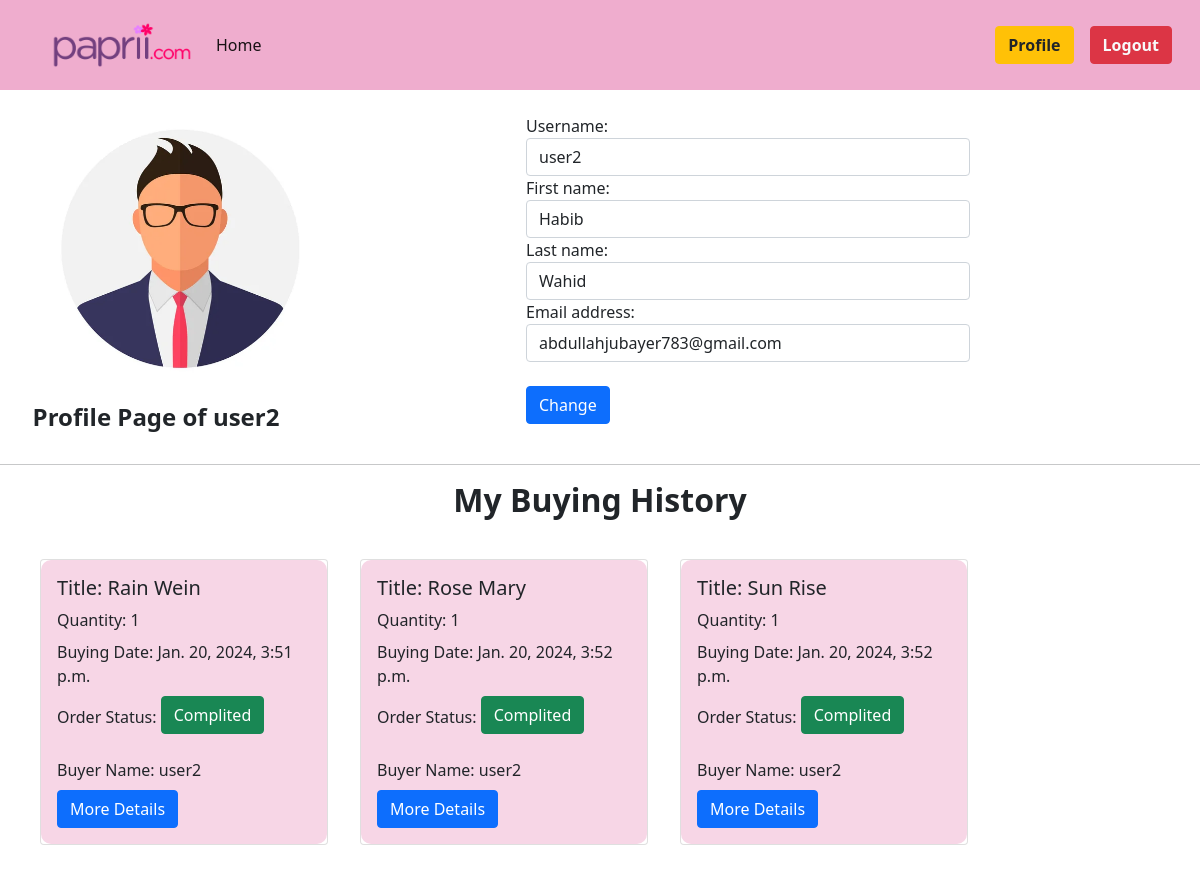
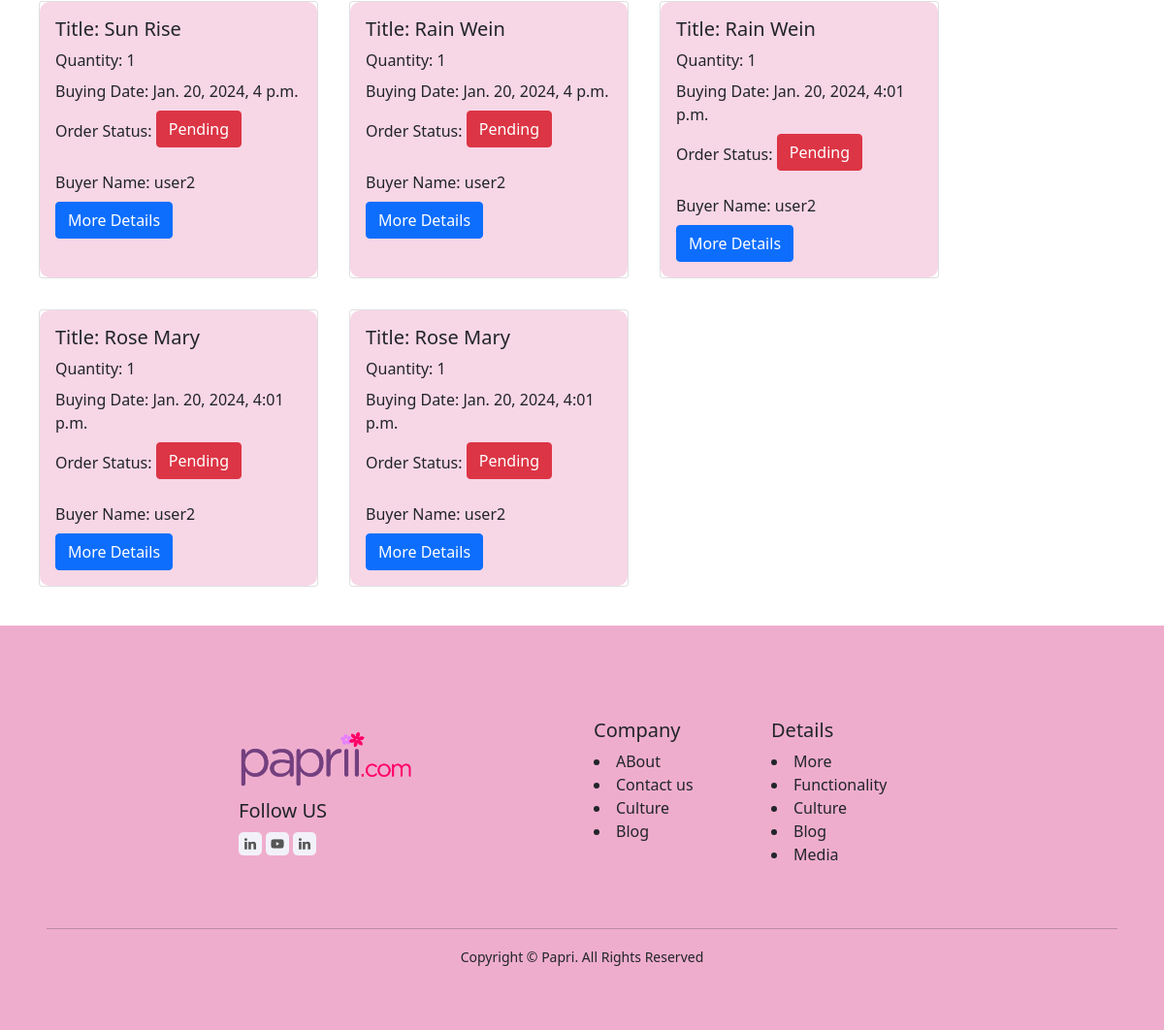
The app's page /user/profile/ (signed in) with its own data (2 pictures, top to bottom).
### user/models.py (models this page shows, shortened)
class OrderDetails(models.Model):
    flower_id = models.IntegerField(null=True, blank=True)
    title = models.CharField(max_length=100)
    category = models.CharField(max_length=100)
    order_status = models.CharField(choices=ORDER_STATUS , default = 'Pending',max_length=15)
    quantity = models.IntegerField()
    user = models.ForeignKey(User, on_delete=models.CASCADE, related_name='histories', null=True, blank = True)
    date = models.DateTimeField(auto_now_add = True, null=True, blank=True)

### user/views.py (the view, shortened to what this page needs)
# urls.py: path('profile/',UserProfileView.as_view(),name='profile'),
class UserProfileView(UpdateView):
    model = User
    form_class = UserDataChangeForm
    template_name = 'profile.html'
    success_url = reverse_lazy('profile')
    def get_object(self, queryset=None):
        return self.request.user
    def get_context_data(self, **kwargs):
        context = super().get_context_data(**kwargs)
        context['history'] = OrderDetails.objects.filter(user=self.request.user)
        return context

### user/forms.py
class UserDataChangeForm(UserChangeForm):
    password = None
    class Meta:
        model = User
        fields = ['username','first_name','last_name','email']

### user/templates/profile.html (shortened to what this page needs)
{% extends "base.html" %}
{% load static %}
{% block content %}
{%load crispy_forms_tags %}
<div class="profile-section d-flex justify-content-center align-items-center p-2">
  <div class="profile-img w-25">
    <img class='ps-5 w-100' src="{% static 'profile-img-1.jpg' %}" alt="">
    <h4 class='text-center'><strong>Profile Page of {{user}}</strong></h4>
  </div>
  <div class="profile-data w-75">
    <form style = "width: 50% ; margin: auto;" method='post' novalidate>
      {% for fm in form %}
      {{fm.label_tag}}
      {{fm}}
      {% endfor %}
      <br/>
      <button type="submit" class="btn btn-primary">Change</button>
    </form>
  </div>
</div>
<hr>
  <h2 class="text-center"><strong>My Buying History</strong></h2>
  <div class="d-flex flex-wrap m-4">
    {% for his in history %}
    <div class="card m-3" style="width: 18rem;">
        <div class="card-body" style="background:#F7D6E6; border-radius: 10px;">
          <h5 class="card-title">Title: {{his.title}}</h5>
          <p class="card-title">Quantity: {{his.quantity}}</p>
          <p class="card-title">Buying Date: {{his.date}}</p>
          {% if his.order_status == 'Pending' %}
          <p>Order Status: <button class="card-title btn btn-danger">Pending</button></p>
          {% else %}
          <p>Order Status: <button class="card-title btn btn-success">Complited</button></p>
          {% endif %}
          <p class="card-title">Buyer Name: {{his.user.username}}</p>
          <a href="{% url "details_flower" his.flower_id %}" class="btn btn-primary">More Details</a>
        </div>
      </div>
    {% endfor %}
</div>
{% endblock  %}

### records on screen
OrderDetails: title "Rain Wein", quantity "1", date "Jan. 20, 2024, 3:51 p.m.", shows "Order Status:", order_status "Complited", user.username "user2"
OrderDetails: title "Rose Mary", quantity "1", date "Jan. 20, 2024, 3:52 p.m.", shows "Order Status:", order_status "Complited", user.username "user2"
OrderDetails: title "Sun Rise", quantity "1", date "Jan. 20, 2024, 3:52 p.m.", shows "Order Status:", order_status "Complited", user.username "user2"
OrderDetails: title "Sun Rise", quantity "1", date "Jan. 20, 2024, 4 p.m.", shows "Order Status:", order_status "Pending", user.username "user2"
OrderDetails: title "Rain Wein", quantity "1", date "Jan. 20, 2024, 4 p.m.", shows "Order Status:", order_status "Pending", user.username "user2"
OrderDetails: title "Rain Wein", quantity "1", date "Jan. 20, 2024, 4:01 p.m.", shows "Order Status:", order_status "Pending", user.username "user2"
OrderDetails: title "Rose Mary", quantity "1", date "Jan. 20, 2024, 4:01 p.m.", shows "Order Status:", order_status "Pending", user.username "user2"
OrderDetails: title "Rose Mary", quantity "1", date "Jan. 20, 2024, 4:01 p.m.", shows "Order Status:", order_status "Pending", user.username "user2"

### other values on screen
{{ user }} "user2"
{{ fm.label_tag }} "Username:" "First name:" "Last name:" "Email address:"
